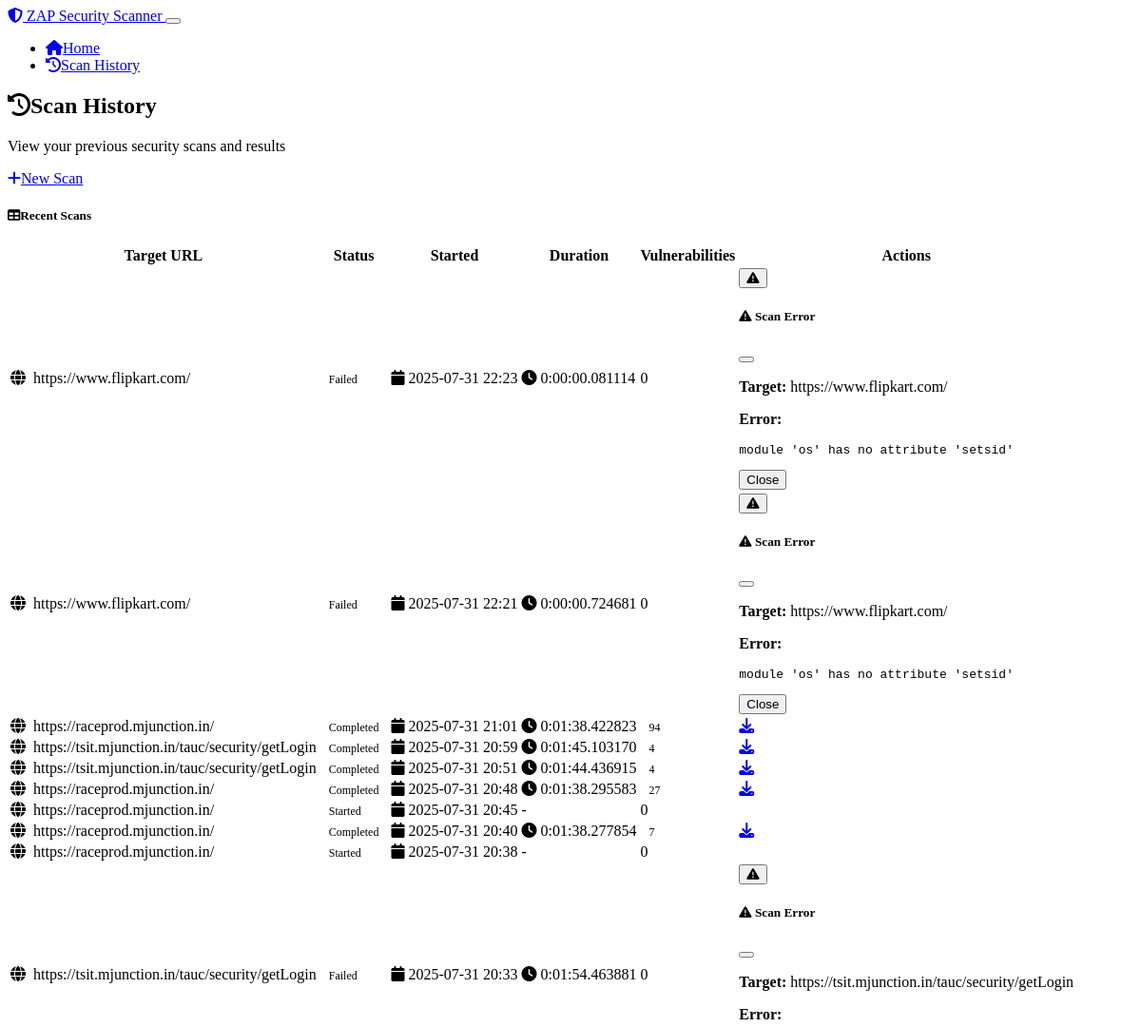
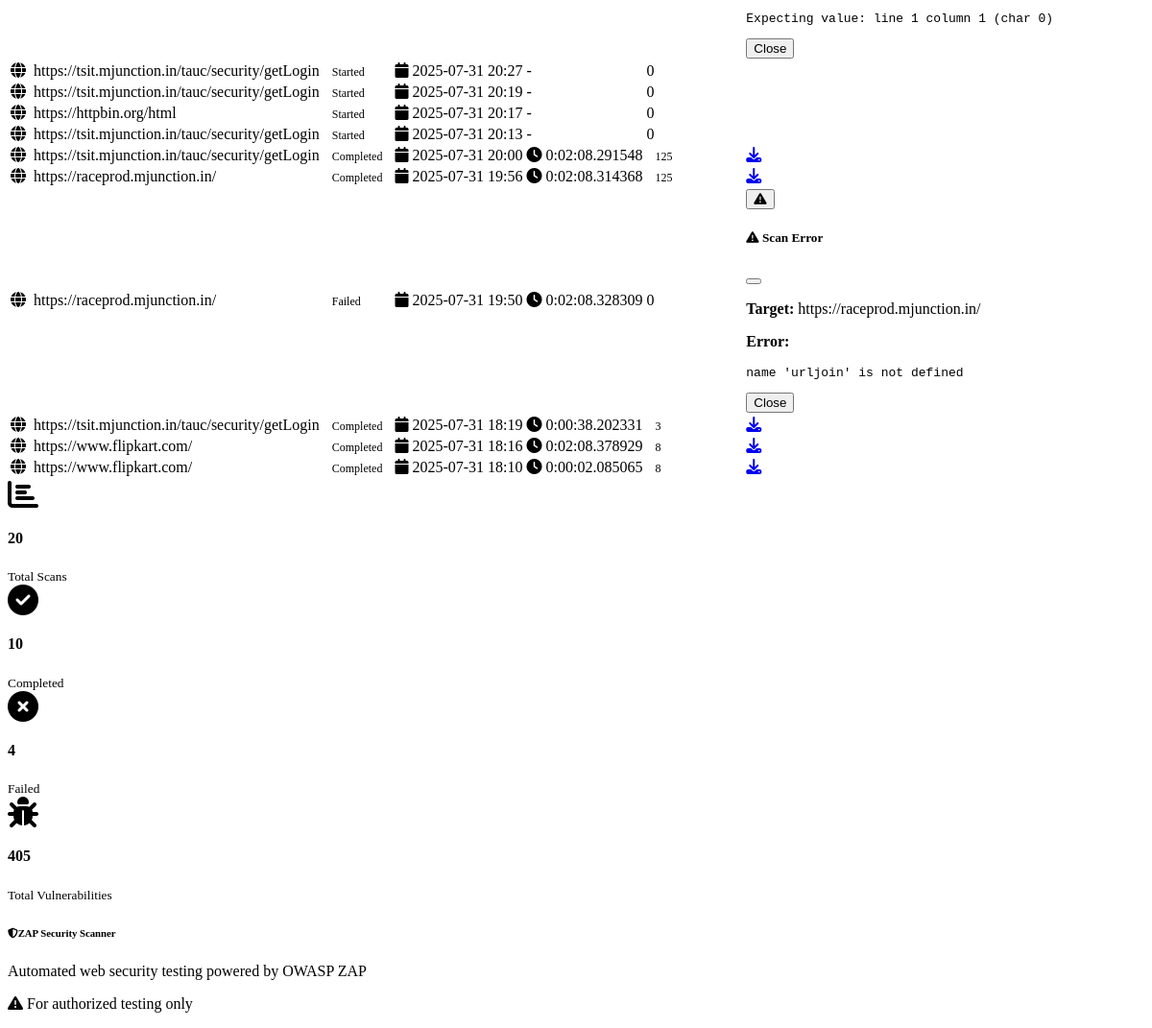
The page /scan_history on the database its author committed (2 pictures, top to bottom).
### models.py (models this page shows, shortened)
class ScanRecord(db.Model):
    id = db.Column(db.Integer, primary_key=True)
    target_url = db.Column(db.String(500), nullable=False)
    status = db.Column(db.String(50), nullable=False, default='pending')  # pending, started, completed, failed, stopped
    started_at = db.Column(db.DateTime, nullable=False, default=datetime.utcnow)
    completed_at = db.Column(db.DateTime)
    vulnerability_count = db.Column(db.Integer, default=0)
    results_json = db.Column(Text)  # Store scan results as JSON
    error_message = db.Column(Text)
    @property
    def duration(self):
        if self.completed_at and self.started_at:
            return self.completed_at - self.started_at
        return None
    @property
    def status_badge_class(self):
        status_classes = {
            'pending': 'bg-secondary',
            'started': 'bg-primary',
            'completed': 'bg-success',
            'failed': 'bg-danger',
            'stopped': 'bg-warning'
        }
        return status_classes.get(self.status, 'bg-secondary')

### app.py (the view)
@app.route('/scan_history')
def scan_history():
    scans = models.ScanRecord.query.order_by(models.ScanRecord.started_at.desc()).limit(20).all()
    return render_template('scan_history.html', scans=scans)

### templates/scan_history.html (shortened to what this page needs)
{% extends "base.html" %}
{% block content %}
<div class="row">
    <div class="col-12">
        <div class="d-flex justify-content-between align-items-center mb-4">
            <div>
                <h2><i class="fas fa-history me-2"></i>Scan History</h2>
                <p class="text-muted mb-0">View your previous security scans and results</p>
            </div>
            <div>
                <a href="{{ url_for('index') }}" class="btn btn-primary">
                    <i class="fas fa-plus me-2"></i>New Scan
                </a>
            </div>
        </div>
        {% if scans %}
        <div class="card shadow">
            <div class="card-header bg-dark text-white">
                <h5 class="card-title mb-0">
                    <i class="fas fa-table me-2"></i>Recent Scans
                </h5>
            </div>
            <div class="card-body p-0">
                <div class="table-responsive">
                    <table class="table table-hover mb-0">
                        <thead class="table-dark">
                            <tr>
                                <th>Target URL</th>
                                <th>Status</th>
                                <th>Started</th>
                                <th>Duration</th>
                                <th>Vulnerabilities</th>
                                <th>Actions</th>
                            </tr>
                        </thead>
                        <tbody>
                            {% for scan in scans %}
                            <tr>
                                <td>
                                    <i class="fas fa-globe me-2 text-primary"></i>
                                    <span class="fw-bold">{{ scan.target_url|truncate(50) }}</span>
                                </td>
                                <td>
                                    <span class="badge {{ scan.status_badge_class }}">
                                        {{ scan.status|title }}
                                    </span>
                                </td>
                                <td>
                                    <i class="fas fa-calendar me-1 text-muted"></i>
                                    {{ scan.started_at.strftime('%Y-%m-%d %H:%M') }}
                                </td>
                                <td>
                                    {% if scan.duration %}
                                        <i class="fas fa-clock me-1 text-muted"></i>
                                        {{ scan.duration }}
                                    {% else %}
                                        <span class="text-muted">-</span>
                                    {% endif %}
                                </td>
                                <td>
                                    {% if scan.vulnerability_count %}
                                        <span class="badge bg-{{ 'danger' if scan.vulnerability_count > 5 else 'warning' if scan.vulnerability_count > 0 else 'success' }}">
                                            {{ scan.vulnerability_count }}
                                        </span>
                                    {% else %}
                                        <span class="text-muted">0</span>
                                    {% endif %}
                                </td>
                                <td>
                                    {% if scan.status == 'completed' and scan.results_json %}
                                        <a href="{{ url_for('download_report', scan_id=scan.id) }}"
                                           class="btn btn-sm btn-success me-2"
                                           title="Download PDF Report">
                                            <i class="fas fa-download"></i>
                                        </a>
                                    {% endif %}
                                    {% if scan.error_message %}
                                        <button class="btn btn-sm btn-outline-danger"
                                                data-bs-toggle="modal"
                                                data-bs-target="#errorModal{{ scan.id }}"
                                                title="View Error">
                                            <i class="fas fa-exclamation-triangle"></i>
                                        </button>
                                        <div class="modal fade" id="errorModal{{ scan.id }}" tabindex="-1">
                                            <div class="modal-dialog">
                                                <div class="modal-content">
                                                    <div class="modal-header bg-danger text-white">
                                                        <h5 class="modal-title">
                                                            <i class="fas fa-exclamation-triangle me-2"></i>
                                                            Scan Error
                                                        </h5>
                                                        <button type="button" class="btn-close" data-bs-dismiss="modal"></button>
                                                    </div>
                                                    <div class="modal-body">
                                                        <p><strong>Target:</strong> {{ scan.target_url }}</p>
                                                        <p><strong>Error:</strong></p>
                                                        <pre class="bg-light p-3 rounded">{{ scan.error_message }}</pre>
                                                    </div>
                                                    <div class="modal-footer">
                                                        <button type="button" class="btn btn-secondary" data-bs-dismiss="modal">Close</button>
                                                    </div>
                                                </div>
                                            </div>
                                        </div>
                                    {% endif %}
                                </td>
                            </tr>
                            {% endfor %}
                        </tbody>
                    </table>
                </div>
            </div>
        </div>
        {% endif %}
        {% if scans %}
        <div class="row mt-4">
            <div class="col-md-3">
                <div class="card bg-primary text-white">
                    <div class="card-body text-center">
                        <i class="fas fa-chart-bar fa-2x mb-2"></i>
                        <h4>{{ scans|length }}</h4>
                        <small>Total Scans</small>
                    </div>
                </div>
            </div>
            <div class="col-md-3">
                <div class="card bg-success text-white">
                    <div class="card-body text-center">
                        <i class="fas fa-check-circle fa-2x mb-2"></i>
                        <h4>{{ scans|selectattr('status', 'equalto', 'completed')|list|length }}</h4>
                        <small>Completed</small>
                    </div>
                </div>
            </div>
            <div class="col-md-3">
                <div class="card bg-danger text-white">
                    <div class="card-body text-center">
                        <i class="fas fa-times-circle fa-2x mb-2"></i>
                        <h4>{{ scans|selectattr('status', 'equalto', 'failed')|list|length }}</h4>
                        <small>Failed</small>
                    </div>
                </div>
            </div>
            <div class="col-md-3">
                <div class="card bg-warning text-dark">
                    <div class="card-body text-center">
                        <i class="fas fa-bug fa-2x mb-2"></i>
                        <h4>{{ scans|sum(attribute='vulnerability_count') or 0 }}</h4>
                        <small>Total Vulnerabilities</small>
                    </div>
                </div>
            </div>
        </div>
        {% endif %}
    </div>
</div>
{% endblock %}

### static/css/custom.css (style rules this page uses)
.card { transition: transform 0.2s ease-in-out, box-shadow 0.2s ease-in-out; }
.badge { font-size: 0.75em; padding: 0.5em 0.75em; }
[data-bs-theme="dark"] .card { background-color: var(--bs-dark); border-color: var(--bs-secondary); }
[data-bs-theme="dark"] .text-muted { color: var(--bs-secondary) !important; }
html { scroll-behavior: smooth; }
.fas + span, .far + span { margin-left: 0.25rem; }

### rows shown on the page
ScanRecord: target_url "https://www.flipkart.com/", status "Failed", started_at "2025-07-31 22:23", duration "0:00:00.081114", vulnerability_count "0", error_message "module 'os' has no attribute 'setsid'"
ScanRecord: target_url "https://www.flipkart.com/", status "Failed", started_at "2025-07-31 22:21", duration "0:00:00.724681", vulnerability_count "0", error_message "module 'os' has no attribute 'setsid'"
ScanRecord: target_url "https://raceprod.mjunction.in/", status "Completed", started_at "2025-07-31 21:01", duration "0:01:38.422823", vulnerability_count "94"
ScanRecord: target_url "https://tsit.mjunction.in/tauc/security/getLogin", status "Completed", started_at "2025-07-31 20:59", duration "0:01:45.103170", vulnerability_count "4"
ScanRecord: target_url "https://tsit.mjunction.in/tauc/security/getLogin", status "Completed", started_at "2025-07-31 20:51", duration "0:01:44.436915", vulnerability_count "4"
ScanRecord: target_url "https://raceprod.mjunction.in/", status "Completed", started_at "2025-07-31 20:48", duration "0:01:38.295583", vulnerability_count "27"
ScanRecord: target_url "https://raceprod.mjunction.in/", status "Started", started_at "2025-07-31 20:45", vulnerability_count "0"
ScanRecord: target_url "https://raceprod.mjunction.in/", status "Completed", started_at "2025-07-31 20:40", duration "0:01:38.277854", vulnerability_count "7"
ScanRecord: target_url "https://raceprod.mjunction.in/", status "Started", started_at "2025-07-31 20:38", vulnerability_count "0"
ScanRecord: target_url "https://tsit.mjunction.in/tauc/security/getLogin", status "Failed", started_at "2025-07-31 20:33", duration "0:01:54.463881", vulnerability_count "0", error_message "Expecting value: line 1 column 1 (char 0)"
ScanRecord: target_url "https://tsit.mjunction.in/tauc/security/getLogin", status "Started", started_at "2025-07-31 20:27", vulnerability_count "0"
ScanRecord: target_url "https://tsit.mjunction.in/tauc/security/getLogin", status "Started", started_at "2025-07-31 20:19", vulnerability_count "0"
ScanRecord: target_url "https://httpbin.org/html", status "Started", started_at "2025-07-31 20:17", vulnerability_count "0"
ScanRecord: target_url "https://tsit.mjunction.in/tauc/security/getLogin", status "Started", started_at "2025-07-31 20:13", vulnerability_count "0"
ScanRecord: target_url "https://tsit.mjunction.in/tauc/security/getLogin", status "Completed", started_at "2025-07-31 20:00", duration "0:02:08.291548", vulnerability_count "125"
ScanRecord: target_url "https://raceprod.mjunction.in/", status "Completed", started_at "2025-07-31 19:56", duration "0:02:08.314368", vulnerability_count "125"
ScanRecord: target_url "https://raceprod.mjunction.in/", status "Failed", started_at "2025-07-31 19:50", duration "0:02:08.328309", vulnerability_count "0", error_message "name 'urljoin' is not defined"
ScanRecord: target_url "https://tsit.mjunction.in/tauc/security/getLogin", status "Completed", started_at "2025-07-31 18:19", duration "0:00:38.202331", vulnerability_count "3"
ScanRecord: target_url "https://www.flipkart.com/", status "Completed", started_at "2025-07-31 18:16", duration "0:02:08.378929", vulnerability_count "8"
ScanRecord: target_url "https://www.flipkart.com/", status "Completed", started_at "2025-07-31 18:10", duration "0:00:02.085065", vulnerability_count "8"

### other values the page prints
{{ scans|length }} "20"
{{ scans|selectattr('status', 'equalto', 'completed')|list|length }} "10"
{{ scans|selectattr('status', 'equalto', 'failed')|list|length }} "4"
{{ scans|sum(attribute='vulnerability_count') or 0 }} "405"
